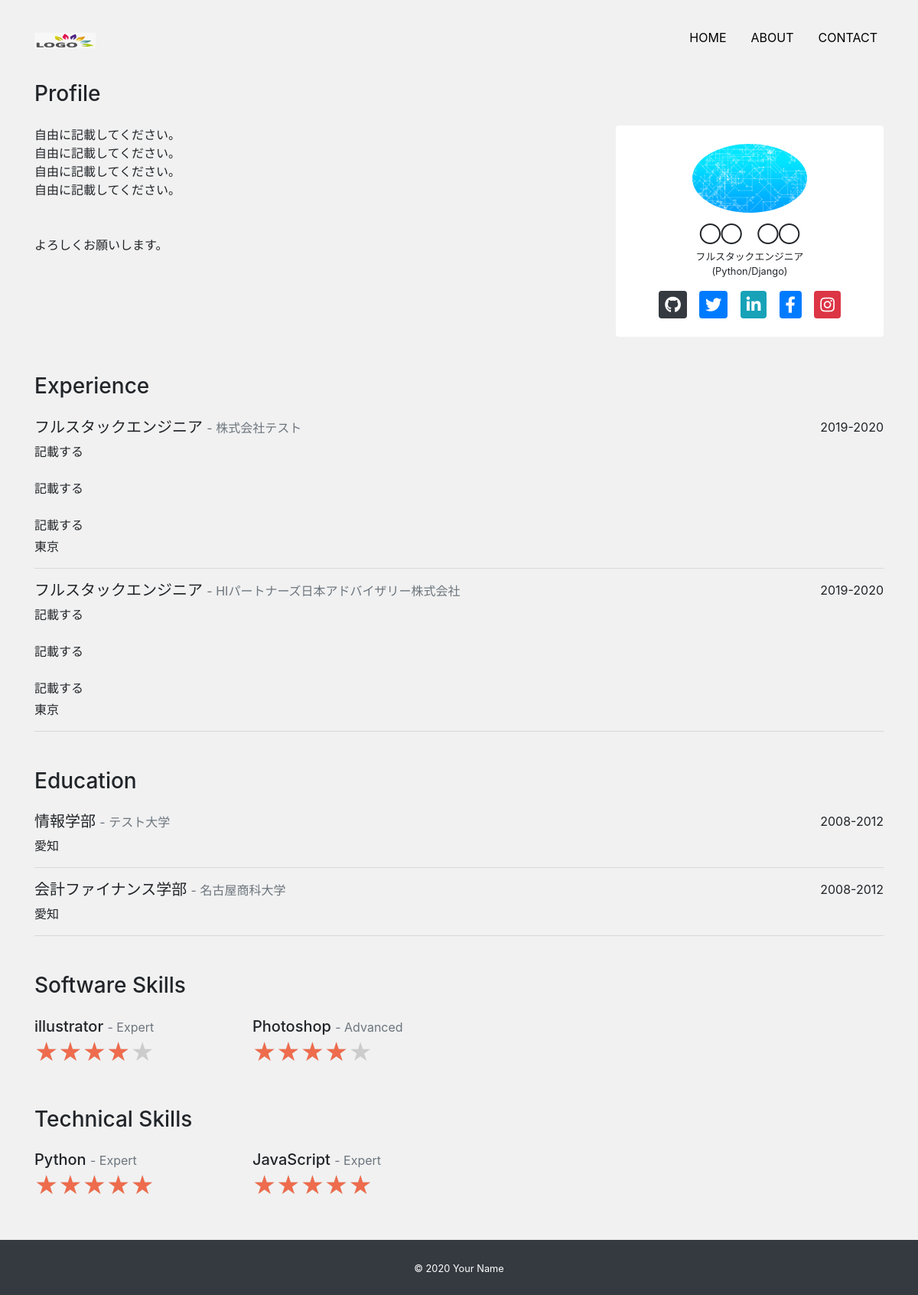
The page /about/ on the database its author committed.
### app/models.py (models this page shows, shortened)
class Profile(models.Model):
    title = models.CharField('タイトル', max_length=100, null=True, blank=True)
    subtitle = models.CharField('サブタイトル', max_length=100, null=True, blank=True)
    name = models.CharField('名前', max_length=100)
    job = models.TextField('仕事')
    introduction = models.TextField('自己紹介')
    github = models.CharField('github', max_length=100, null=True, blank=True)
    twitter = models.CharField('twitter', max_length=100, null=True, blank=True)
    linkedin = models.CharField('linkedin', max_length=100, null=True, blank=True)
    facebook = models.CharField('facebook', max_length=100, null=True, blank=True)
    instagram = models.CharField('instagram', max_length=100, null=True, blank=True)
    topimage = models.ImageField(upload_to='images', verbose_name='トップ画像')
    subimage = models.ImageField(upload_to='images', verbose_name='サブ画像')

class Experience(models.Model):
    occupation = models.CharField('職種', max_length=100)
    company = models.CharField('会社', max_length=100)
    description = models.TextField('説明')
    place = models.CharField('場所', max_length=100)
    period = models.CharField('期間', max_length=100)

class Education(models.Model):
    course = models.CharField('コース', max_length=100)
    school = models.CharField('学校', max_length=100)
    place = models.CharField('場所', max_length=100)
    period = models.CharField('期間', max_length=100)

class Software(models.Model):
    name = models.CharField('ソフトフェア', max_length=100)
    level = models.CharField('レベル', max_length=100)
    percentage = models.IntegerField('パーセンテージ')

class Technical(models.Model):
    name = models.CharField('テクニカル', max_length=100)
    level = models.CharField('レベル', max_length=100)
    percentage = models.IntegerField('パーセンテージ')

### app/views.py (the view)
# urls.py: path('about/', views.AboutView.as_view(), name='about'),
class AboutView(View):
    def get(self, request, *args, **kwargs):
        profile_data = Profile.objects.all()
        if profile_data.exists():
            profile_data = profile_data.order_by('-id')[0]
        experience_data = Experience.objects.order_by('-id')
        education_data = Education.objects.order_by('-id')
        software_data = Software.objects.order_by('-id')
        technical_data = Technical.objects.order_by('-id')
        return render(request, 'app/about.html', {
            'profile_data': profile_data,
            'experience_data': experience_data,
            'education_data': education_data,
            'software_data': software_data,
            'technical_data': technical_data,
        })

### app/templates/app/about.html
{% extends 'app/base.html' %}
{% block content %}
  <h3 class="mb-4">Profile</h3>
  <div class="mb-5">
    <div class="row">
      <div class="col-md-8">
        <p>{{ profile_data.introduction|linebreaksbr }}</p>
      </div>
      <div class="col-md-4">
        <div class="card text-center px-5 py-4">
          <div class="avatar mb-3">
            <img src="{{ profile_data.subimage.url }}" alt="" class="card-img-top rounded-circle">
          </div>
          <h5 class="font-weight-bolder">{{ profile_data.name }}</h5>
          <p class="mb-3 small text-center">{{ profile_data.job|linebreaksbr }}</p>
          <div class="d-flex justify-content-around">
            {% if profile_data.github %}
              <a href="{{ profile_data.github }}" target="_blank">
                <i class="fab fa-github fa-lg rounded btn-dark icon"></i>
              </a>
            {% endif %}
            {% if profile_data.twitter %}
              <a href="{{ profile_data.twitter }}" target="_blank">
                <i class="fab fa-twitter fa-lg rounded btn-primary icon"></i>
              </a>
            {% endif %}
            {% if profile_data.linkedin %}
              <a href="{{ profile_data.linkedin }}" target="_blank">
                <i class="fab fa-linkedin-in fa-lg rounded btn-info icon"></i>
              </a>
            {% endif %}
            {% if profile_data.facebook %}
              <a href="{{ profile_data.facebook }}" target="_blank">
                <i class="fab fa-facebook-f fa-lg rounded btn-primary icon"></i>
              </a>
            {% endif %}
            {% if profile_data.instagram %}
              <a href="{{ profile_data.instagram }}" target="_blank">
                <i class="fab fa-instagram fa-lg rounded btn-danger icon"></i>
              </a>
            {% endif %}
          </div>
        </div>
      </div>
    </div>
  </div>
  <h3 class="mb-4">Experience</h3>
  <div class="mb-5">
    {% for experience in experience_data %}
      <div class="d-flex justify-content-between">
        <h5>{{ experience.occupation }}
          <span class="small text-secondary">
            -
            {{ experience.company }}</span></h5>
        <p class="mb-1">{{ experience.period }}</p>
      </div>
      <p class="mb-1">{{ experience.description|linebreaksbr }}</p>
      <p>{{ experience.place }}</p>
      <hr>
    {% endfor %}
  </div>
  <h3 class="mb-4">Education</h3>
  <div class="mb-5">
    {% for education in education_data %}
      <div class="d-flex justify-content-between">
        <h5>{{ education.course }}
          <span class="small text-secondary">
            -
            {{ education.school }}</span></h5>
        <p class="mb-1">{{ education.period }}</p>
      </div>
      <p>{{ education.place }}</p>
      <hr>
    {% endfor %}
  </div>
  <h3 class="mb-4">Software Skills</h3>
  <div class="mb-5">
    <div class="row">
      {% for software in software_data %}
        <div class="col-6 col-md-3">
          <h5 class="mb-0">{{ software.name }}
            <span class="small text-secondary">
              -
              {{ software.level }}</span></h5>
          <div class="d-flex flex-row">
            <div class="star-rating">
              <div class="star-rating-front" style="width: {{ software.percentage }}%">★★★★★</div>
              <div class="star-rating-back">★★★★★</div>
            </div>
          </div>
        </div>
      {% endfor %}
    </div>
  </div>
  <h3 class="mb-4">Technical Skills</h3>
  <div class="mb-5">
    <div class="row">
      {% for technical in technical_data %}
        <div class="col-6 col-md-3">
          <h5 class="mb-0">{{ technical.name }}
            <span class="small text-secondary">
              -
              {{ technical.level }}</span></h5>
          <div class="d-flex flex-row">
            <div class="star-rating">
              <div class="star-rating-front" style="width: {{ technical.percentage }}%">★★★★★</div>
              <div class="star-rating-back">★★★★★</div>
            </div>
          </div>
        </div>
      {% endfor %}
    </div>
  </div>
{% endblock content %}

### app/static/css/style.css (style rules this page uses)
* { margin: 0; padding: 0; box-sizing: border-box; }
body { background: #f1f1f1; display: flex; flex-flow: column; min-height: 100vh; }
.avatar img { max-width: 150px; max-height: 150px; }
.icon { padding: 10px 8px; }
.star-rating { position: relative; font-size: 30px; word-wrap: normal!important; }
.star-rating-front { position: absolute; top: 0; left: 0; overflow: hidden; color: #ee6c4d; }
.star-rating-back { color: #CCC; }
.card { border: none; }

### rows shown on the page
Profile: introduction "自由に記載してください。 自由に記載してください。 自由に記載してください。 自由に記載してください。 よろしくお願いします。", subimage (picture), name "◯◯ ◯◯", job "フルスタックエンジニア (Python/Django)"
Experience: occupation "フルスタックエンジニア", company "株式会社テスト", period "2019-2020", description "記載する 記載する 記載する", place "東京"
Experience: occupation "フルスタックエンジニア", company "HIパートナーズ日本アドバイザリー株式会社", period "2019-2020", description "記載する 記載する 記載する", place "東京"
Education: course "情報学部", school "テスト大学", period "2008-2012", place "愛知"
Education: course "会計ファイナンス学部", school "名古屋商科大学", period "2008-2012", place "愛知"
Software: name "illustrator", level "Expert", {{ software.percentage }} 80 (drawn)
Software: name "Photoshop", level "Advanced", {{ software.percentage }} 80 (drawn)
Technical: name "Python", level "Expert", {{ technical.percentage }} 100 (drawn)
Technical: name "JavaScript", level "Expert", {{ technical.percentage }} 100 (drawn)
